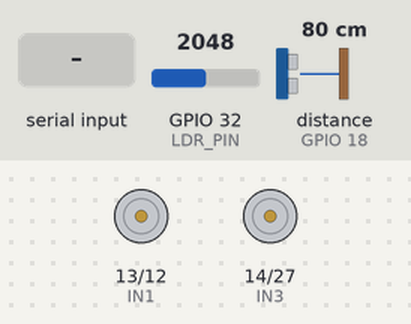
Bench run of a sketch on a simulated ESP32. On the bench: motor-driver pin pairs drawn as motors (green arrow = first pin HIGH = forward, orange = second pin HIGH = backward, longer = more drive). Wiring (inferred from the names in the program): ultrasonic range finder: trigger GPIO 5; echo GPIO 18. The test bench sets the inputs (shaded band); at power-on: distance to the obstacle (sensor on GPIO 18) 80 cm, GPIO 32 (LDR_PIN) = 2048. The echo pulse lasts 58.3 µs per cm; nothing arrives over Bluetooth unless stated; what the sketch prints to the serial monitor is not drawn.

Above: at 1.2 s.
1.3 s: "F\n" received over the second serial link
At 2.2 s:
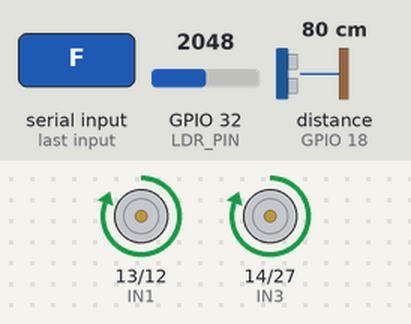
2.8 s: "B\n" received over the second serial link
At 3.4 s:
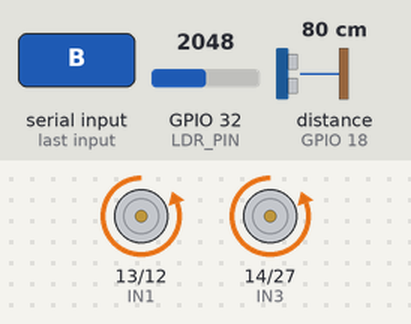
4.3 s: "L\n" received over the second serial link
At 5.5 s:
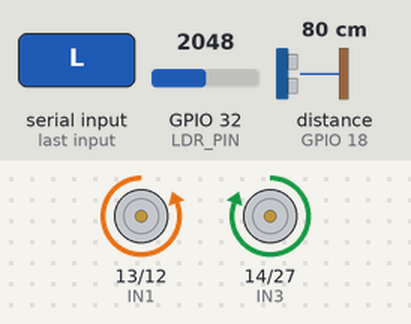
5.8 s: "R\n" received over the second serial link
At 6.9 s:
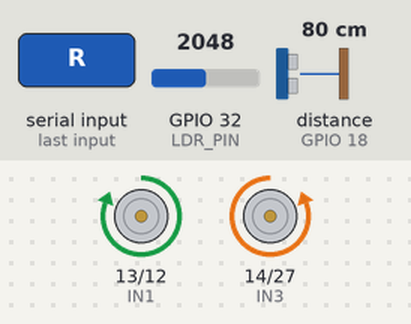
7.3 s: distance to the obstacle (sensor on GPIO 18) set to 28 cm
8.8 s: distance to the obstacle (sensor on GPIO 18) set to 22 cm
Timing chart, 0 to 11.8 s (numbered marks = the images above; inputs shaded):
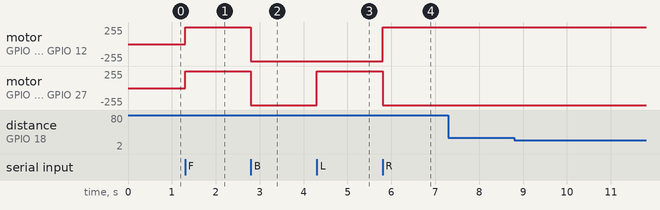

Measured:
- after the input at 1.3 s, motor on GPIO 13 (IN1) / GPIO 12 (IN2), motor on GPIO 14 (IN3) / GPIO 27 (IN4): stopped → forward 255/255 at once
- after the input at 2.8 s, motor on GPIO 13 (IN1) / GPIO 12 (IN2), motor on GPIO 14 (IN3) / GPIO 27 (IN4): forward 255/255 → backward 255/255 at once
- after the input at 4.3 s, motor on GPIO 14 (IN3) / GPIO 27 (IN4): backward 255/255 → forward 255/255 at once
- after the input at 5.8 s, motor on GPIO 13 (IN1) / GPIO 12 (IN2): backward 255/255 → forward 255/255 at once; motor on GPIO 14 (IN3) / GPIO 27 (IN4): forward 255/255 → backward 255/255 at once
- after the input at 7.3 s, every drawn part: stays the same
- after the input at 8.8 s, every drawn part: stays the same

The sketch:

passo_firme_v2.ino
```cpp
#include "BluetoothSerial.h"
#include "soc/soc.h"
#include "soc/rtc_cntl_reg.h"

#if !defined(CONFIG_BT_ENABLED) || !defined(CONFIG_BLUEDROID_ENABLED)
#error Bluetooth nao esta habilitado! Verifique as configuracoes da placa no IDE.
#endif

BluetoothSerial ESP_BT;

// Teste de diagnostico: se o robo travar com 1 e nao travar com 0 (ou o contrario),
// o problema e a alimentacao. 1 = brownout desativado (como no seu codigo original).
#define DESATIVAR_BROWNOUT 1

// -------- MAPEAMENTO DE PINOS DO ESP32 --------
// Ponte H (L298N)
const int IN1 = 13;
const int IN2 = 12;
const int IN3 = 14;
const int IN4 = 27;

// Sensor Ultrassonico (HC-SR04)
const int TRIG = 5;
const int ECHO = 18;

// Sensor de Luminosidade (LDR sem resistor externo: Pino 32 + GND)
const int LDR_PIN = 32;

// -------- PARAMETROS DE CALIBRACAO --------
const int DISTANCIA_MINIMA = 25;    // cm
const int LIMITE_ESCURIDAO = 1400;  // > 1400 = escuro / risco de queda

// -------- VARIAVEIS DE ESTADO --------
char ultimoComando = 'S';
long distancia = -1;
int luminosidade = 0;
int leiturasPerto = 0;
unsigned long ultimaLeitura = 0;
unsigned long ultimoEnvioIA = 0;

// Flags alteradas pelo callback do Bluetooth (tarefa diferente do loop)
volatile bool clienteConectado = false;
volatile bool desconectouAgora = false;

// -------- CALLBACK DO BLUETOOTH --------
void eventoBT(esp_spp_cb_event_t event, esp_spp_cb_param_t *param) {
  if (event == ESP_SPP_SRV_OPEN_EVT) {
    clienteConectado = true;
  } else if (event == ESP_SPP_CLOSE_EVT) {
    clienteConectado = false;
    desconectouAgora = true;
  }
}

// -------- FUNCOES DE MOVIMENTO --------
void forward() {
  digitalWrite(IN1, HIGH); digitalWrite(IN2, LOW);
  digitalWrite(IN3, HIGH); digitalWrite(IN4, LOW);
}

void backward() {
  digitalWrite(IN1, LOW); digitalWrite(IN2, HIGH);
  digitalWrite(IN3, LOW); digitalWrite(IN4, HIGH);
}

void turnLeft() {
  digitalWrite(IN1, LOW);  digitalWrite(IN2, HIGH);
  digitalWrite(IN3, HIGH); digitalWrite(IN4, LOW);
}

void turnRight() {
  digitalWrite(IN1, HIGH); digitalWrite(IN2, LOW);
  digitalWrite(IN3, LOW);  digitalWrite(IN4, HIGH);
}

void stopCar() {
  digitalWrite(IN1, LOW); digitalWrite(IN2, LOW);
  digitalWrite(IN3, LOW); digitalWrite(IN4, LOW);
}

void mover(char direcao) {
  switch (direcao) {
    case 'F': case 'A': forward();   break;
    case 'B': case 'C': backward();  break;
    case 'L': case 'E': turnLeft();  break;
    case 'R': case 'D': turnRight(); break;
    case 'S': case 'G': stopCar();   break;
    default:            stopCar();   break;
  }
}

// -------- ENVIO SEGURO --------
// So escreve no Bluetooth se houver cliente conectado.
// Escrever sem cliente (ou com o buffer cheio) pode bloquear o loop e "travar" os comandos.
void enviar(const char *msg) {
  Serial.println(msg);
  if (clienteConectado) {
    ESP_BT.println(msg);
  }
}

// -------- LEITURA DO SENSOR ULTRASSONICO --------
long lerDistanciaCm() {
  digitalWrite(TRIG, LOW);
  delayMicroseconds(2);
  digitalWrite(TRIG, HIGH);
  delayMicroseconds(10);
  digitalWrite(TRIG, LOW);

  long duracao = pulseIn(ECHO, HIGH, 15000);  // timeout menor = menos tempo bloqueado
  if (duracao == 0) return 200;
  return duracao * 0.034 / 2;
}

// -------- LEITURA DO LDR (media de 4 amostras para estabilizar) --------
int lerLuminosidade() {
  pinMode(LDR_PIN, INPUT_PULLUP);
  delayMicroseconds(50);
  long soma = 0;
  for (int i = 0; i < 4; i++) {
    soma += analogRead(LDR_PIN);
  }
  return soma / 4;
}

// -------- CONFIGURACAO INICIAL --------
void setup() {
#if DESATIVAR_BROWNOUT
  WRITE_PERI_REG(RTC_CNTL_BROWN_OUT_REG, 0);
#endif
  Serial.begin(115200);

  pinMode(IN1, OUTPUT); pinMode(IN2, OUTPUT);
  pinMode(IN3, OUTPUT); pinMode(IN4, OUTPUT);
  pinMode(TRIG, OUTPUT); pinMode(ECHO, INPUT);
  pinMode(LDR_PIN, INPUT_PULLUP);

  stopCar();

  ESP_BT.register_callback(eventoBT);  // registrar ANTES do begin()
  ESP_BT.begin("PassoFirme_Bot");
  Serial.println("Passo Firme v2 iniciado! Emparelhe com 'PassoFirme_Bot'.");
}

// -------- LOOP PRINCIPAL --------
void loop() {
  // 0. Failsafe: se o Bluetooth desconectar, o carrinho para
  if (desconectouAgora) {
    desconectouAgora = false;
    stopCar();
    ultimoComando = 'S';
    Serial.println("Bluetooth desconectado: carrinho parado por seguranca.");
  }

  // 1. Le TODOS os bytes pendentes (antes lia 1 por volta e o buffer enchia)
  while (ESP_BT.available() > 0) {
    char comando = toupper(ESP_BT.read());
    if (comando == '\n' || comando == '\r' || comando == ' ') continue;
    ultimoComando = comando;
    mover(ultimoComando);
  }

  // 2. Sensores e seguranca ativa (a cada 100 ms)
  if (millis() - ultimaLeitura >= 100) {
    ultimaLeitura = millis();
    distancia = lerDistanciaCm();
    luminosidade = lerLuminosidade();

    if (distancia > 0 && distancia < DISTANCIA_MINIMA) {
      leiturasPerto++;
    } else {
      leiturasPerto = 0;
    }

    if ((ultimoComando == 'F' || ultimoComando == 'A') && leiturasPerto >= 2) {
      stopCar();
      ultimoComando = 'S';
      enviar("{\"alerta\":\"Barreira fisica detectada! Paragem de emergencia.\"}");
    }
  }

  // 3. Telemetria JSON (a cada 1 s) com buffer fixo, sem String dinamica
  if (millis() - ultimoEnvioIA >= 1000) {
    ultimoEnvioIA = millis();

    const char *statusLuz = (luminosidade > LIMITE_ESCURIDAO) ? "BAIXA_ALTO_RISCO_QUEDA" : "ADEQUADA_SEGURO";
    const char *statusVia = (distancia > 0 && distancia < DISTANCIA_MINIMA) ? "OBSTACULO_PROXIMO" : "LIVRE";

    char payload[200];
    snprintf(payload, sizeof(payload),
             "{\"distancia_cm\":%ld,\"luminosidade\":%d,\"status_luz\":\"%s\",\"status_via\":\"%s\",\"heap\":%lu,\"up_s\":%lu}",
             distancia, luminosidade, statusLuz, statusVia,
             (unsigned long)ESP.getFreeHeap(), millis() / 1000UL);

    enviar(payload);
  }

  delay(2);  // cede tempo para a pilha Bluetooth
}
```
